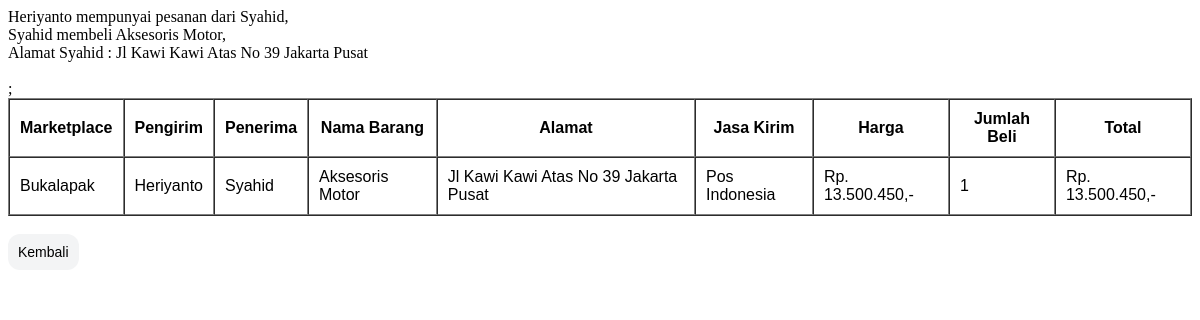
The app's page /pesananlihat.php?id=PSN000000005 with its own data.
### tables this page shows
CREATE TABLE IF NOT EXISTS `pesanan` (
  `id_pesanan` varchar(12) NOT NULL,
  `nm_pengirim` varchar(50) NOT NULL,
  `nm_penerima` varchar(50) NOT NULL,
  `nm_barang` varchar(100) NOT NULL,
  `marketplace` enum('Bukalapak','Tokopedia','Shopee','Lazada') DEFAULT NULL,
  `jasa_kirim` text NOT NULL,
  `harga` bigint(19) NOT NULL,
  `jumlah_beli` bigint(50) NOT NULL,
  `alamat` varchar(200) NOT NULL
);

### pesananlihat.php (the view, shortened to what this page needs)
<?php
$konek = mysqli_connect("localhost", "root", "", "crud");
$id  = $_GET['id'];
$sql = "SELECT * FROM pesanan WHERE id_pesanan='$id'";
$qry = mysqli_query($konek, $sql)or die ("Gagal query");
$data = mysqli_fetch_array($qry);
?>
<html>
<head>
    <link href="style/tambahfm.css" rel="stylesheet" type="text/css">
</head>
<body>
<?php
echo "$data[nm_pengirim] mempunyai pesanan dari $data[nm_penerima],
<br> $data[nm_penerima] membeli $data[nm_barang],
<br> Alamat $data[nm_penerima] : $data[alamat]"
?>
<br /><br />
<table border="1" cellspacing="0" cellpadding="10">
    <tr align="center">
        <td><b>Marketplace</b></td>
        <td><b>Pengirim</b></td>
        <td><b>Penerima</b></td>
        <td><b>Nama Barang</b></td>
        <td><b>Alamat</b></td>
        <td><b>Jasa Kirim</b></td>
        <td><b>Harga</b></td>
        <td><b>Jumlah Beli</b></td>
        <td><b>Total</b></td>
    </tr>
<?php
echo "<form method=\"GET\" action=\"#\">
    <tr bgcolor=#FFFFFF>
    <td>$data[marketplace]</td>
    <td>$data[nm_pengirim]</td>
    <td>$data[nm_penerima]</td>
    <td>$data[nm_barang]</td>
    <td>$data[alamat]</td>
    <td>$data[jasa_kirim]</td>
    <td><p>Rp. ".number_format($data[harga], 0, '', '.').",-<br></td>
    <td>$data[jumlah_beli]</td>
    <td><p>Rp. ".number_format($data[harga] * $data[jumlah_beli], 0, '', '.').",-<br></td>
    </tr>;
</table>
</form>"
?>
<br>
<input type="reset" name="Kembali" class="button" value="Kembali" onclick="self.history.back()">
</body>
</html>

### style/tambahfm.css (style rules this page uses)
input { outline: none; }
.button { outline: none; display: inline-block; font-family: arial; background-color: #F3F4F5; border: none; color: black; padding: 10px; text-align: center; text-decoration: none; display: inline-block; font-size: 14px; cursor: pointer; border-radius: 12px; }
td { font-family: arial; }

### records on screen
pesanan: nm_pengirim "Heriyanto", nm_penerima "Syahid", nm_barang "Aksesoris Motor", alamat "Jl Kawi Kawi Atas No 39 Jakarta Pusat", marketplace "Bukalapak", jasa_kirim "Pos Indonesia", harga "13.500.450", jumlah_beli "1", $data[harga] * $data[jumlah_beli] "13.500.450"
